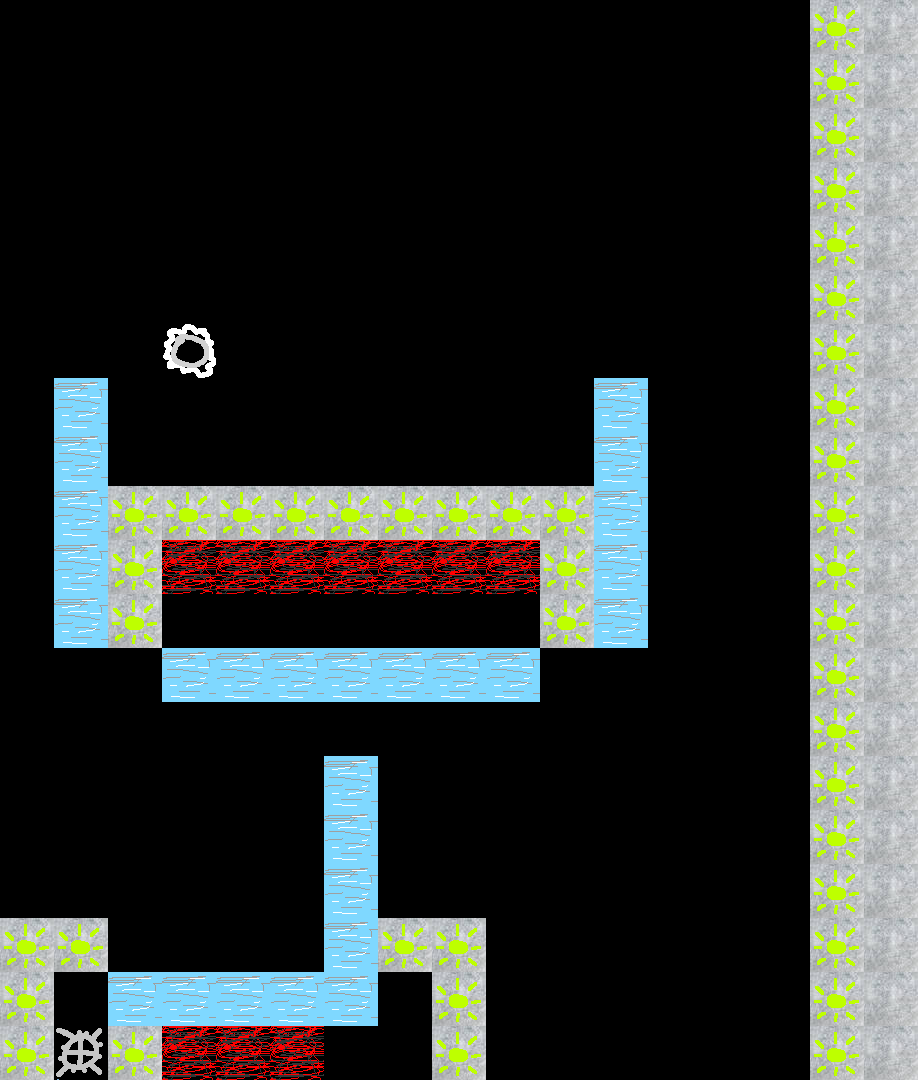

The image is a tile-based game level rendered from a .tmx file. Its description and source (layers, tilesets, objects; grid data summarised) follow:
An orthogonal 17x20 tile map with 54x54 px tiles, 2 tile layers (Tile Layer 1, Tile Layer 2).

<map version="1.9" tiledversion="1.9.2" orientation="orthogonal" renderorder="right-down" width="17" height="20" tilewidth="54" tileheight="54" infinite="0" nextlayerid="3" nextobjectid="1">
 <tileset firstgid="1" source="temp2.tsx" />
 <layer id="1" name="Tile Layer 1" width="17" height="20">
  <data>[340 cells, 100 non-empty, 5 distinct tile ids]</data>
 </layer>
 <layer id="2" name="Tile Layer 2" width="17" height="20">
  <data>[340 cells, 42 non-empty, 1 distinct tile ids]</data>
 </layer>
</map>
